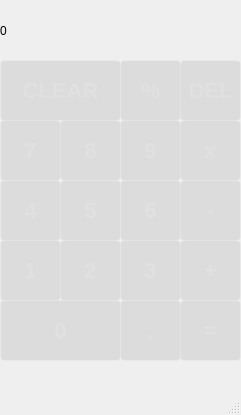
<?xml version="1.0" encoding="UTF-8"?>
<ui version="4.0">
 <class>MainWindow</class>
 <widget class="QMainWindow" name="MainWindow">
  <property name="geometry">
   <rect>
    <x>0</x>
    <y>0</y>
    <width>241</width>
    <height>415</height>
   </rect>
  </property>
  <property name="windowTitle">
   <string>MainWindow</string>
  </property>
  <property name="styleSheet">
   <string notr="true">/* Poori window ka background gradient */
QMainWindow {
    background: qlineargradient(spread:pad, x1:0, y1:0, x2:0, y2:1, 
                stop:0 #c496ff, stop:1 #67e8d0);
}

/* Central widget ko transparent rakhein taaki gradient nazar aaye */
#centralwidget {
    background: transparent;
}
/* Sabhi buttons ke liye common style */
QPushButton {
    background-color: rgba(255, 255, 255, 50); /* Bohat halka white */
    border: 1px solid rgba(255, 255, 255, 30); /* Bilkul bareek line */
    color: white; /* Text white rakhein */
    font-size: 20px;
    font-family: &quot;Segoe UI&quot;, sans-serif;
    font-weight: 300;
}

/* Jab mouse button ke upar aaye */
QPushButton:hover {
    background-color: rgba(255, 255, 255, 80);
}

/* Jab button click ho */
QPushButton:pressed {
    background-color: rgba(255, 255, 255, 20);
}
QPushButton {
    /* Thora dark white / Light greyish tone */
    color: #E0E0E0; 
    
    /* Font ko mota (bold) karein taake wo prominent ho */
    font-weight: bold;
    font-size: 22px; 
    
    /* Optional: Button ke peeche halka sa dark shade */
    background-color: rgba(0, 0, 0, 20); 
    border-radius: 4px;
}QPushButton {
    /* Thora dark white / Light greyish tone */
    color: #E0E0E0; 
    
    /* Font ko mota (bold) karein taake wo prominent ho */
    font-weight: bold;
    font-size: 22px; 
    
    /* Optional: Button ke peeche halka sa dark shade */
    background-color: rgba(0, 0, 0, 20); 
    border-radius: 4px;
}QPushButton {
    /* Thora dark white / Light greyish tone */
    color: #E0E0E0; 
    
    /* Font ko mota (bold) karein taake wo prominent ho */
    font-weight: bold;
    font-size: 22px; 
    
    /* Optional: Button ke peeche halka sa dark shade */
    background-color: rgba(0, 0, 0, 20); 
    border-radius: 4px;
}
QPushButton {
    /* Thora dark white / Light greyish tone */
    color: #E0E0E0; 
    
    /* Font ko mota (bold) karein taake wo prominent ho */
    font-weight: bold;
    font-size: 22px; 
    
    /* Optional: Button ke peeche halka sa dark shade */
    background-color: rgba(0, 0, 0, 20); 
    border-radius: 4px;
}

</string>
  </property>
  <widget class="QWidget" name="centralwidget">
   <widget class="QLabel" name="label">
    <property name="geometry">
     <rect>
      <x>0</x>
      <y>0</y>
      <width>241</width>
      <height>61</height>
     </rect>
    </property>
    <property name="styleSheet">
     <string notr="true">QMainWindow {
    background: qlineargradient(spread:pad, x1:0, y1:0, x2:0, y2:1, 
                stop:0 #c496ff, stop:1 #67e8d0);
}</string>
    </property>
    <property name="text">
     <string>0</string>
    </property>
   </widget>
   <widget class="QPushButton" name="btndivide">
    <property name="geometry">
     <rect>
      <x>120</x>
      <y>60</y>
      <width>61</width>
      <height>61</height>
     </rect>
    </property>
    <property name="text">
     <string>%</string>
    </property>
   </widget>
   <widget class="QPushButton" name="btndel">
    <property name="geometry">
     <rect>
      <x>180</x>
      <y>60</y>
      <width>61</width>
      <height>61</height>
     </rect>
    </property>
    <property name="text">
     <string>DEL</string>
    </property>
   </widget>
   <widget class="QPushButton" name="btn8">
    <property name="geometry">
     <rect>
      <x>60</x>
      <y>120</y>
      <width>61</width>
      <height>61</height>
     </rect>
    </property>
    <property name="text">
     <string>8</string>
    </property>
   </widget>
   <widget class="QPushButton" name="btn4">
    <property name="geometry">
     <rect>
      <x>0</x>
      <y>180</y>
      <width>61</width>
      <height>61</height>
     </rect>
    </property>
    <property name="text">
     <string>4</string>
    </property>
   </widget>
   <widget class="QPushButton" name="btnfive">
    <property name="geometry">
     <rect>
      <x>60</x>
      <y>180</y>
      <width>61</width>
      <height>61</height>
     </rect>
    </property>
    <property name="text">
     <string>5</string>
    </property>
   </widget>
   <widget class="QPushButton" name="Btn1">
    <property name="geometry">
     <rect>
      <x>0</x>
      <y>240</y>
      <width>61</width>
      <height>61</height>
     </rect>
    </property>
    <property name="text">
     <string>1</string>
    </property>
   </widget>
   <widget class="QPushButton" name="btnplus">
    <property name="geometry">
     <rect>
      <x>180</x>
      <y>240</y>
      <width>61</width>
      <height>61</height>
     </rect>
    </property>
    <property name="text">
     <string>+</string>
    </property>
   </widget>
   <widget class="QPushButton" name="btn2">
    <property name="geometry">
     <rect>
      <x>60</x>
      <y>240</y>
      <width>61</width>
      <height>61</height>
     </rect>
    </property>
    <property name="text">
     <string>2</string>
    </property>
   </widget>
   <widget class="QPushButton" name="btnminus">
    <property name="geometry">
     <rect>
      <x>180</x>
      <y>180</y>
      <width>61</width>
      <height>61</height>
     </rect>
    </property>
    <property name="text">
     <string>-</string>
    </property>
   </widget>
   <widget class="QPushButton" name="btn6">
    <property name="geometry">
     <rect>
      <x>120</x>
      <y>180</y>
      <width>61</width>
      <height>61</height>
     </rect>
    </property>
    <property name="text">
     <string>6</string>
    </property>
   </widget>
   <widget class="QPushButton" name="btnclear">
    <property name="geometry">
     <rect>
      <x>0</x>
      <y>60</y>
      <width>121</width>
      <height>61</height>
     </rect>
    </property>
    <property name="text">
     <string>CLEAR</string>
    </property>
   </widget>
   <widget class="QPushButton" name="btn7">
    <property name="geometry">
     <rect>
      <x>0</x>
      <y>120</y>
      <width>61</width>
      <height>61</height>
     </rect>
    </property>
    <property name="autoFillBackground">
     <bool>false</bool>
    </property>
    <property name="text">
     <string>7</string>
    </property>
   </widget>
   <widget class="QPushButton" name="btn3">
    <property name="geometry">
     <rect>
      <x>120</x>
      <y>240</y>
      <width>61</width>
      <height>61</height>
     </rect>
    </property>
    <property name="text">
     <string>3</string>
    </property>
   </widget>
   <widget class="QPushButton" name="btnmultiply">
    <property name="geometry">
     <rect>
      <x>180</x>
      <y>120</y>
      <width>61</width>
      <height>61</height>
     </rect>
    </property>
    <property name="text">
     <string>x</string>
    </property>
   </widget>
   <widget class="QPushButton" name="btnequals">
    <property name="geometry">
     <rect>
      <x>180</x>
      <y>300</y>
      <width>61</width>
      <height>61</height>
     </rect>
    </property>
    <property name="text">
     <string>=</string>
    </property>
   </widget>
   <widget class="QPushButton" name="btndecimal">
    <property name="geometry">
     <rect>
      <x>120</x>
      <y>300</y>
      <width>61</width>
      <height>61</height>
     </rect>
    </property>
    <property name="text">
     <string>.</string>
    </property>
   </widget>
   <widget class="QPushButton" name="btn0">
    <property name="geometry">
     <rect>
      <x>0</x>
      <y>300</y>
      <width>121</width>
      <height>61</height>
     </rect>
    </property>
    <property name="text">
     <string>0</string>
    </property>
   </widget>
   <widget class="QPushButton" name="btn9">
    <property name="geometry">
     <rect>
      <x>120</x>
      <y>120</y>
      <width>61</width>
      <height>61</height>
     </rect>
    </property>
    <property name="text">
     <string>9</string>
    </property>
   </widget>
  </widget>
  <widget class="QMenuBar" name="menubar">
   <property name="geometry">
    <rect>
     <x>0</x>
     <y>0</y>
     <width>241</width>
     <height>26</height>
    </rect>
   </property>
  </widget>
  <widget class="QStatusBar" name="statusbar"/>
 </widget>
 <resources/>
 <connections/>
</ui>
